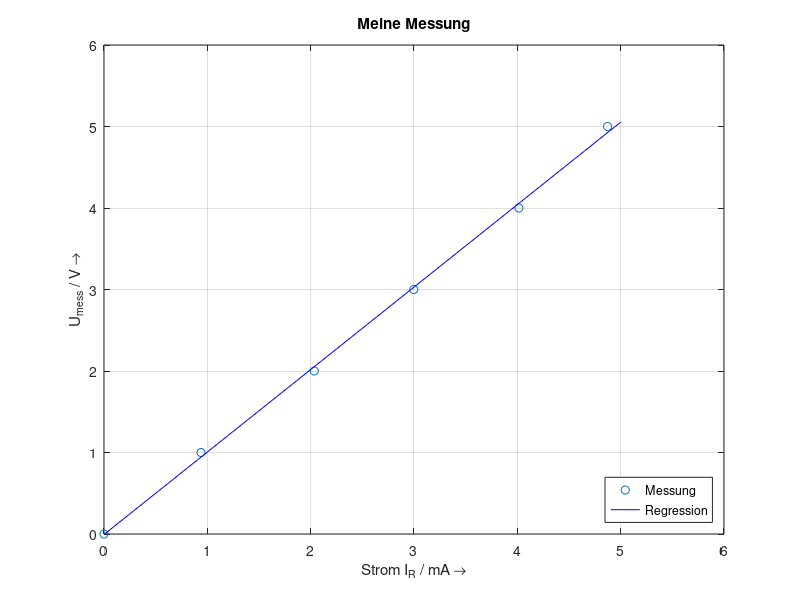

Recreate this plot in MATLAB.
%% Erste Auswertung

% workspace löschen, auch versteckte Variablen
clear all

% alle File handles schließen und alle Diagramme schließen
close all

% Leerzeilen entfernen
format compact

% Shell löschen
clc

%% Messdaten

%   U/V   I/mA
Messung = [ ...
    0     0
    1     0.939
    2     2.035
    3     2.998
    4     4.015
    5     4.873
    ];

%% Extraktion der Messdaten
U_V = Messung(:, 1);
I_mA = Messung(:, 2);

%% Visualisierung

figure
%plot(U_V, I_mA, 'o')
plot(I_mA, U_V,  'o')
grid on
ylabel('U_{mess} / V \rightarrow')
xlabel('Strom I_R / mA \rightarrow')
title('Meine Messung')
axis([0 6 0 6])

%% Regression
p = polyfit(I_mA, U_V, 1)
R_kOhm = p(1);
fprintf("Widerstand R = %.2f kOhm\n", R_kOhm)

Rpoly = polyval(p, [0 5]);
hold on
plot([0 5], Rpoly, 'b-')
legend('Messung', 'Regression', 'Location','SouthEast')
hold off